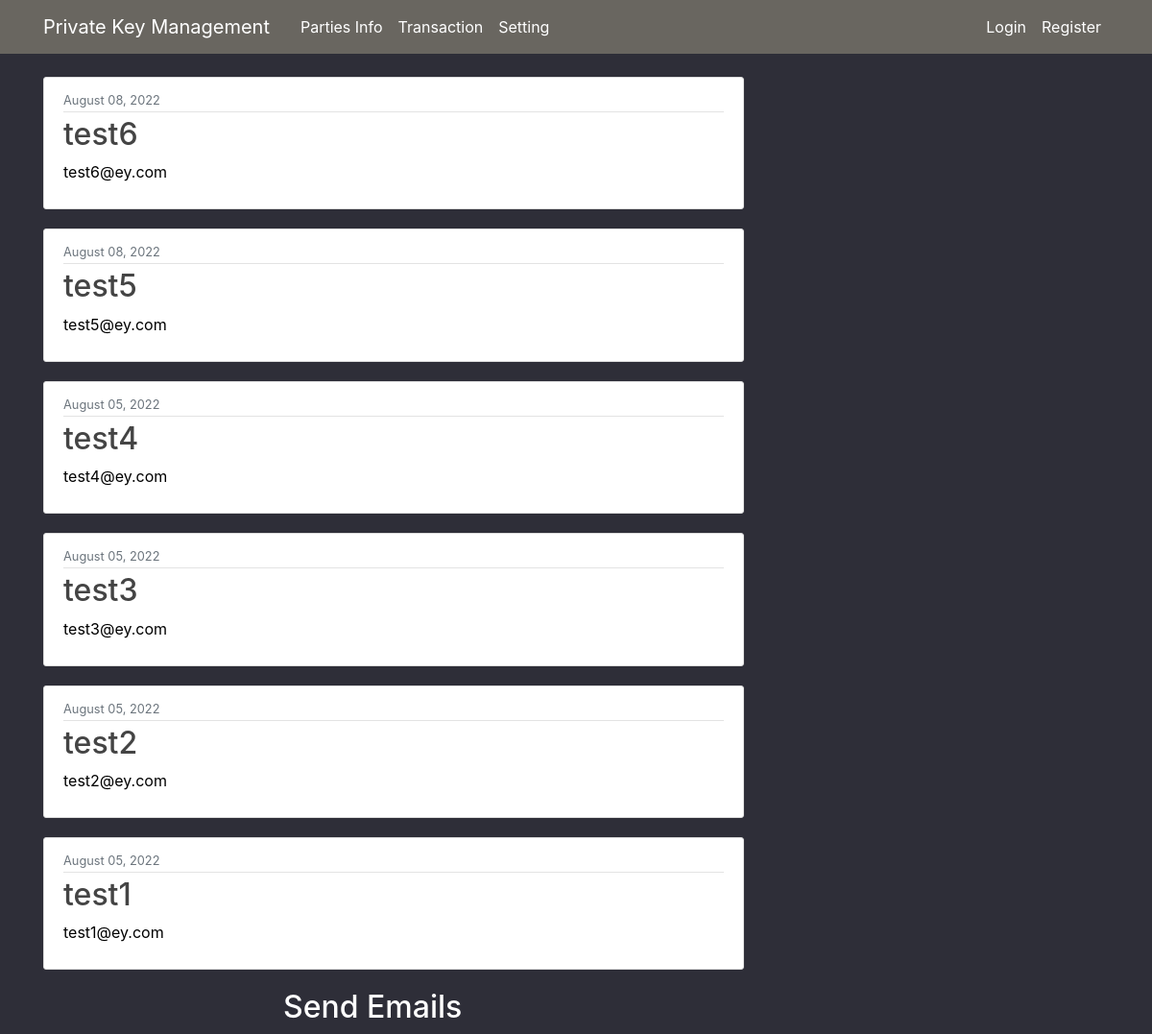
Before: / with the older database file.
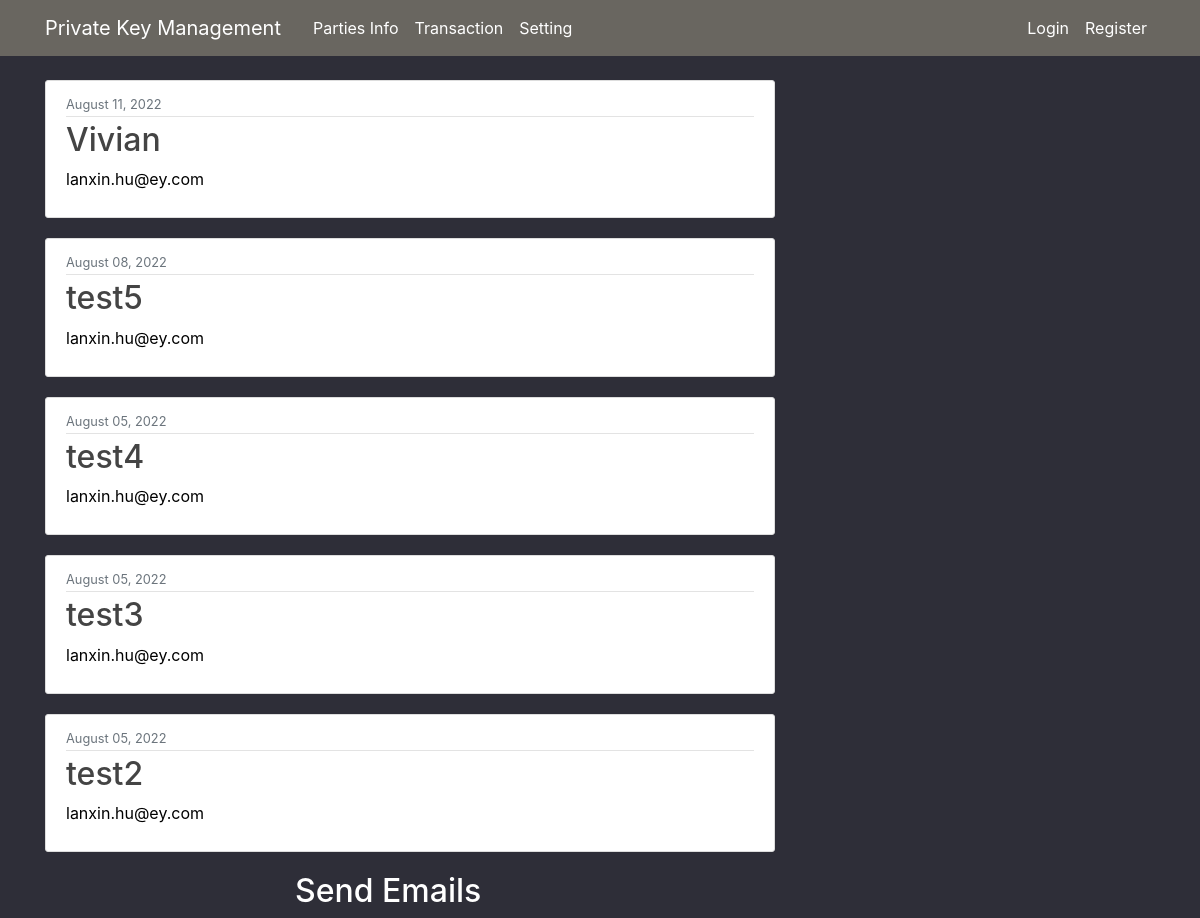
After: the same page with the newer database file.
### blog/models.py (models this page shows, shortened)
class Post(models.Model):
    name = models.CharField(max_length=100)
    email = models.CharField(max_length=100)
    content = models.TextField()
    date_posted = models.DateTimeField(default=timezone.now)
    author = models.ForeignKey(User, on_delete=models.CASCADE)

### blog/views.py (the view)
# urls.py: path('', PostListView.as_view(), name='blog-home'),
class PostListView(ListView):
    model = Post
    template_name = 'blog/home.html'  # <app>/<model>_<viewtype>.html
    context_object_name = 'posts'
    ordering = ['-date_posted']

### blog/templates/blog/home.html
{% extends "blog/base.html" %}
{% block content %}
    {% for post in posts %}
<article class="media content-section">
    <div class="media-body">
        <div class="article-metadata">
            <small class="text-muted">{{ post.date_posted|date:"F d, Y" }}</small>
        </div>
        <h2><a class="article-title" href="{% url 'post-detail' post.id %}">{{ post.name }}</a></h2>
        <p class="article-content">{{ post.email }}</p>
    </div>
</article>
    {% endfor %}
<h2><a class="article-title" style="color: white; margin: 25px 250px 75px;" href="{% url 'sent-emails'%}">  Send Emails</a></h2>
{% endblock content %}

### blog/templates/blog/base.html (shortened to what this page needs)
{% load static %}
{% load crispy_forms_tags %}
<!DOCTYPE html>
<html>
<head>
    <link rel="stylesheet" href="https://maxcdn.bootstrapcdn.com/bootstrap/4.0.0/css/bootstrap.min.css">
    <link rel="stylesheet" type="text/css" href="{% static 'blog/main.css' %}">
</head>
<body>
    <header class="site-header">
        <nav class="navbar navbar-expand-md navbar-dark bg-steel fixed-top">
            <div class="container">
                <a class="navbar-brand mr-4" href="{% url 'blog-home' %}">Private Key Management</a>
                <div class="collapse navbar-collapse" id="navbarToggle">
                    <div class="navbar-nav mr-auto">
                        <a class="nav-item nav-link" href="{% url 'blog-home' %}">Parties Info</a>
                        <a class="nav-item nav-link" href="{% url 'blog-transaction' %}">Transaction</a>
                        <a class="nav-item nav-link" href="{% url 'blog-setting' %}">Setting</a>
                    </div>
                    <div class="navbar-nav">
                        {% if user.is_authenticated %}
                        <a class="nav-item nav-link" href="{% url 'post-create' %}">New Party</a>
                        <a class="nav-item nav-link" href="{% url 'logout' %}">Logout</a>
                        {% else %}
                        <a class="nav-item nav-link" href="{% url 'login' %}">Login</a>
                        <a class="nav-item nav-link" href="{% url 'register' %}">Register</a>
                        {% endif %}
                    </div>
                </div>
            </div>
        </nav>
    </header>
    <main role="main" class="container">
        <div class="row">
            <div class="col-md-8">
                {% block content %}{% endblock %}
            </div>
        </div>
    </main>
</body>
</html>

### blog/static/blog/main.css (style rules this page uses)
body { background: #fafafa; color: #333333; margin-top: 5rem; }
h1, h2, h3, h4, h5, h6 { color: #444444; }
.bg-steel { background-color: #696660; }
.site-header .navbar-nav .nav-link { color: #cbd5db; }
.content-section { background: #ffffff; padding: 10px 20px; border: 1px solid #dddddd; border-radius: 3px; margin-bottom: 20px; }
.article-title { color: #444444; }
.article-content { white-space: pre-line; }
.article-metadata { padding-bottom: 1px; margin-bottom: 4px; border-bottom: 1px solid #e3e3e3 }

### blog/templates/blog/base.html (style rules this page uses)
body { background-color: #2e2e38; }
p { color: black; }
.bg-steel { background-color: #696660; }
.site-header .navbar-nav .nav-link { color: white; }

Changed rows visible on the page:
removed Post: date_posted "August 08, 2022", name "test6", email "test6@ey.com"
removed Post: date_posted "August 05, 2022", name "test1", email "test1@ey.com"
added Post: date_posted "August 11, 2022", name "Vivian", email "lanxin.hu@ey.com"
changed Post "test5": email "test5@ey.com" → "lanxin.hu@ey.com"
changed Post "test4": email "test4@ey.com" → "lanxin.hu@ey.com"
changed Post "test3": email "test3@ey.com" → "lanxin.hu@ey.com"
changed Post "test2": email "test2@ey.com" → "lanxin.hu@ey.com"
